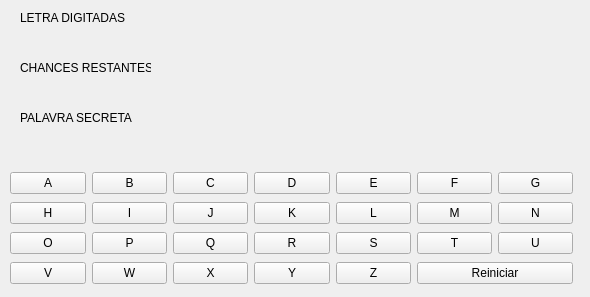
<?xml version="1.0" encoding="UTF-8"?>
<ui version="4.0">
 <class>MainWindow</class>
 <widget class="QMainWindow" name="MainWindow">
  <property name="geometry">
   <rect>
    <x>0</x>
    <y>0</y>
    <width>590</width>
    <height>297</height>
   </rect>
  </property>
  <property name="windowTitle">
   <string>MainWindow</string>
  </property>
  <widget class="QWidget" name="centralwidget">
   <widget class="QLabel" name="label">
    <property name="geometry">
     <rect>
      <x>20</x>
      <y>10</y>
      <width>131</width>
      <height>16</height>
     </rect>
    </property>
    <property name="text">
     <string>LETRA DIGITADAS</string>
    </property>
   </widget>
   <widget class="QLabel" name="label_2">
    <property name="geometry">
     <rect>
      <x>20</x>
      <y>60</y>
      <width>131</width>
      <height>16</height>
     </rect>
    </property>
    <property name="text">
     <string>CHANCES RESTANTES</string>
    </property>
   </widget>
   <widget class="QLabel" name="label_3">
    <property name="geometry">
     <rect>
      <x>20</x>
      <y>110</y>
      <width>131</width>
      <height>16</height>
     </rect>
    </property>
    <property name="text">
     <string>PALAVRA SECRETA</string>
    </property>
   </widget>
   <widget class="QLabel" name="letrasDigitadasL">
    <property name="geometry">
     <rect>
      <x>20</x>
      <y>30</y>
      <width>291</width>
      <height>16</height>
     </rect>
    </property>
    <property name="font">
     <font>
      <pointsize>12</pointsize>
      <bold>true</bold>
     </font>
    </property>
    <property name="text">
     <string/>
    </property>
   </widget>
   <widget class="QLabel" name="chancesL">
    <property name="geometry">
     <rect>
      <x>20</x>
      <y>80</y>
      <width>291</width>
      <height>16</height>
     </rect>
    </property>
    <property name="font">
     <font>
      <pointsize>12</pointsize>
      <bold>true</bold>
     </font>
    </property>
    <property name="text">
     <string/>
    </property>
   </widget>
   <widget class="QLabel" name="palavraSecL">
    <property name="geometry">
     <rect>
      <x>20</x>
      <y>130</y>
      <width>291</width>
      <height>16</height>
     </rect>
    </property>
    <property name="font">
     <font>
      <pointsize>12</pointsize>
      <bold>true</bold>
     </font>
    </property>
    <property name="text">
     <string/>
    </property>
   </widget>
   <widget class="QWidget" name="layoutWidget">
    <property name="geometry">
     <rect>
      <x>10</x>
      <y>170</y>
      <width>563</width>
      <height>116</height>
     </rect>
    </property>
    <layout class="QGridLayout" name="gridLayout">
     <item row="0" column="0">
      <widget class="QPushButton" name="a_btn">
       <property name="text">
        <string>A</string>
       </property>
      </widget>
     </item>
     <item row="0" column="1">
      <widget class="QPushButton" name="b_btn">
       <property name="text">
        <string>B</string>
       </property>
      </widget>
     </item>
     <item row="0" column="2">
      <widget class="QPushButton" name="c_btn">
       <property name="text">
        <string>C</string>
       </property>
      </widget>
     </item>
     <item row="0" column="3">
      <widget class="QPushButton" name="d_btn">
       <property name="text">
        <string>D</string>
       </property>
      </widget>
     </item>
     <item row="0" column="4">
      <widget class="QPushButton" name="e_btn">
       <property name="text">
        <string>E</string>
       </property>
      </widget>
     </item>
     <item row="0" column="5">
      <widget class="QPushButton" name="f_btn">
       <property name="text">
        <string>F</string>
       </property>
      </widget>
     </item>
     <item row="0" column="6">
      <widget class="QPushButton" name="g_btn">
       <property name="text">
        <string>G</string>
       </property>
      </widget>
     </item>
     <item row="1" column="0">
      <widget class="QPushButton" name="h_btn">
       <property name="text">
        <string>H</string>
       </property>
      </widget>
     </item>
     <item row="1" column="1">
      <widget class="QPushButton" name="i_btn">
       <property name="text">
        <string>I</string>
       </property>
      </widget>
     </item>
     <item row="1" column="2">
      <widget class="QPushButton" name="j_btn">
       <property name="text">
        <string>J</string>
       </property>
      </widget>
     </item>
     <item row="1" column="3">
      <widget class="QPushButton" name="k_btn">
       <property name="text">
        <string>K</string>
       </property>
      </widget>
     </item>
     <item row="1" column="4">
      <widget class="QPushButton" name="l_btn">
       <property name="text">
        <string>L</string>
       </property>
      </widget>
     </item>
     <item row="1" column="5">
      <widget class="QPushButton" name="m_btn">
       <property name="text">
        <string>M</string>
       </property>
      </widget>
     </item>
     <item row="1" column="6">
      <widget class="QPushButton" name="n_btn">
       <property name="text">
        <string>N</string>
       </property>
      </widget>
     </item>
     <item row="2" column="0">
      <widget class="QPushButton" name="o_btn">
       <property name="text">
        <string>O</string>
       </property>
      </widget>
     </item>
     <item row="2" column="1">
      <widget class="QPushButton" name="p_btn">
       <property name="text">
        <string>P</string>
       </property>
      </widget>
     </item>
     <item row="2" column="2">
      <widget class="QPushButton" name="q_btn">
       <property name="text">
        <string>Q</string>
       </property>
      </widget>
     </item>
     <item row="2" column="3">
      <widget class="QPushButton" name="r_btn">
       <property name="text">
        <string>R</string>
       </property>
      </widget>
     </item>
     <item row="2" column="4">
      <widget class="QPushButton" name="s_btn">
       <property name="text">
        <string>S</string>
       </property>
      </widget>
     </item>
     <item row="2" column="5">
      <widget class="QPushButton" name="t_btn">
       <property name="text">
        <string>T</string>
       </property>
      </widget>
     </item>
     <item row="2" column="6">
      <widget class="QPushButton" name="u_btn">
       <property name="text">
        <string>U</string>
       </property>
      </widget>
     </item>
     <item row="3" column="0">
      <widget class="QPushButton" name="v_btn">
       <property name="text">
        <string>V</string>
       </property>
      </widget>
     </item>
     <item row="3" column="1">
      <widget class="QPushButton" name="w_btn">
       <property name="text">
        <string>W</string>
       </property>
      </widget>
     </item>
     <item row="3" column="2">
      <widget class="QPushButton" name="x_btn">
       <property name="text">
        <string>X</string>
       </property>
      </widget>
     </item>
     <item row="3" column="3">
      <widget class="QPushButton" name="y_btn">
       <property name="text">
        <string>Y</string>
       </property>
      </widget>
     </item>
     <item row="3" column="4">
      <widget class="QPushButton" name="z_btn">
       <property name="text">
        <string>Z</string>
       </property>
      </widget>
     </item>
     <item row="3" column="5" colspan="2">
      <widget class="QPushButton" name="reiniciar_btn">
       <property name="text">
        <string>Reiniciar</string>
       </property>
      </widget>
     </item>
    </layout>
   </widget>
  </widget>
 </widget>
 <resources/>
 <connections/>
</ui>
